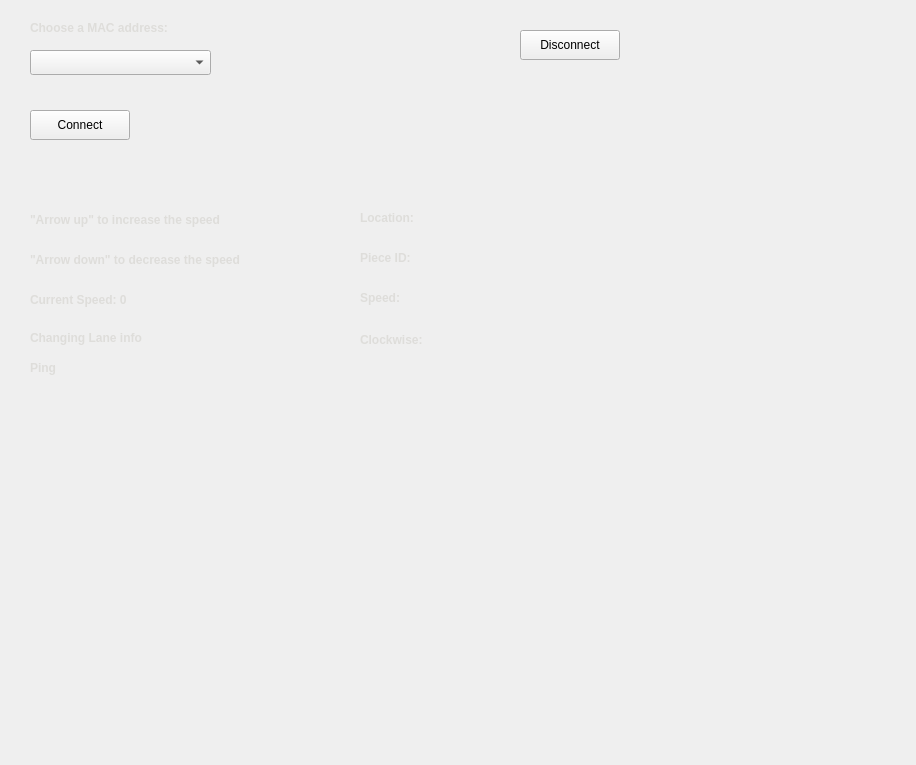
<?xml version="1.0" encoding="UTF-8"?>
<ui version="4.0">
 <class>SetConnectionWindow</class>
 <widget class="QMainWindow" name="SetConnectionWindow">
  <property name="geometry">
   <rect>
    <x>0</x>
    <y>0</y>
    <width>916</width>
    <height>765</height>
   </rect>
  </property>
  <property name="windowTitle">
   <string>Set Connection</string>
  </property>
  <widget class="QWidget" name="centralwidget">
   <widget class="QLabel" name="pimageLabel">
    <property name="geometry">
     <rect>
      <x>-10</x>
      <y>0</y>
      <width>961</width>
      <height>771</height>
     </rect>
    </property>
    <property name="pixmap">
     <pixmap>ConnectIcon.jpg</pixmap>
    </property>
    <property name="scaledContents">
     <bool>true</bool>
    </property>
   </widget>
   <widget class="QPushButton" name="connectButton">
    <property name="geometry">
     <rect>
      <x>30</x>
      <y>110</y>
      <width>100</width>
      <height>30</height>
     </rect>
    </property>
    <property name="text">
     <string>Connect</string>
    </property>
   </widget>
   <widget class="QPushButton" name="disconnectButton">
    <property name="geometry">
     <rect>
      <x>520</x>
      <y>30</y>
      <width>100</width>
      <height>30</height>
     </rect>
    </property>
    <property name="text">
     <string>Disconnect</string>
    </property>
   </widget>
   <widget class="QLabel" name="speedLabel">
    <property name="geometry">
     <rect>
      <x>30</x>
      <y>290</y>
      <width>200</width>
      <height>20</height>
     </rect>
    </property>
    <property name="text">
     <string>&lt;html&gt;&lt;head/&gt;&lt;body&gt;&lt;p&gt;&lt;span style=&quot; font-weight:600; color:#deddda;&quot;&gt;Current Speed: 0&lt;/span&gt;&lt;/p&gt;&lt;/body&gt;&lt;/html&gt;</string>
    </property>
   </widget>
   <widget class="QLabel" name="Increase_speed_lable">
    <property name="geometry">
     <rect>
      <x>30</x>
      <y>210</y>
      <width>241</width>
      <height>21</height>
     </rect>
    </property>
    <property name="text">
     <string>&lt;html&gt;&lt;head/&gt;&lt;body&gt;&lt;p&gt;&lt;span style=&quot; font-weight:600; color:#deddda;&quot;&gt;&amp;quot;Arrow up&amp;quot; to increase the speed&lt;/span&gt;&lt;/p&gt;&lt;/body&gt;&lt;/html&gt;</string>
    </property>
   </widget>
   <widget class="QLabel" name="decrease_speed_lable">
    <property name="geometry">
     <rect>
      <x>30</x>
      <y>250</y>
      <width>261</width>
      <height>20</height>
     </rect>
    </property>
    <property name="text">
     <string>&lt;html&gt;&lt;head/&gt;&lt;body&gt;&lt;p&gt;&lt;span style=&quot; font-weight:600; color:#deddda;&quot;&gt;&amp;quot;Arrow down&amp;quot; to decrease the speed&lt;/span&gt;&lt;/p&gt;&lt;/body&gt;&lt;/html&gt;</string>
    </property>
   </widget>
   <widget class="QLabel" name="label">
    <property name="geometry">
     <rect>
      <x>30</x>
      <y>20</y>
      <width>181</width>
      <height>17</height>
     </rect>
    </property>
    <property name="text">
     <string>&lt;html&gt;&lt;head/&gt;&lt;body&gt;&lt;p&gt;&lt;span style=&quot; font-weight:600; color:#deddda;&quot;&gt;Choose a MAC address:&lt;/span&gt;&lt;/p&gt;&lt;/body&gt;&lt;/html&gt;</string>
    </property>
   </widget>
   <widget class="QLabel" name="laneChangeLabel">
    <property name="geometry">
     <rect>
      <x>30</x>
      <y>330</y>
      <width>141</width>
      <height>17</height>
     </rect>
    </property>
    <property name="text">
     <string>&lt;html&gt;&lt;head/&gt;&lt;body&gt;&lt;p&gt;&lt;span style=&quot; font-weight:600; color:#deddda;&quot;&gt;Changing Lane info&lt;/span&gt;&lt;/p&gt;&lt;/body&gt;&lt;/html&gt;</string>
    </property>
   </widget>
   <widget class="QLabel" name="pingLabel">
    <property name="geometry">
     <rect>
      <x>30</x>
      <y>360</y>
      <width>67</width>
      <height>17</height>
     </rect>
    </property>
    <property name="text">
     <string>&lt;html&gt;&lt;head/&gt;&lt;body&gt;&lt;p&gt;&lt;span style=&quot; font-weight:600; color:#deddda;&quot;&gt;Ping&lt;/span&gt;&lt;/p&gt;&lt;/body&gt;&lt;/html&gt;</string>
    </property>
   </widget>
   <widget class="QLabel" name="locationLabel">
    <property name="geometry">
     <rect>
      <x>360</x>
      <y>210</y>
      <width>201</width>
      <height>17</height>
     </rect>
    </property>
    <property name="text">
     <string>&lt;html&gt;&lt;head/&gt;&lt;body&gt;&lt;p&gt;&lt;span style=&quot; font-weight:600; color:#deddda;&quot;&gt;Location:&lt;/span&gt;&lt;/p&gt;&lt;/body&gt;&lt;/html&gt;</string>
    </property>
   </widget>
   <widget class="QLabel" name="pieceLabel">
    <property name="geometry">
     <rect>
      <x>360</x>
      <y>250</y>
      <width>161</width>
      <height>17</height>
     </rect>
    </property>
    <property name="text">
     <string>&lt;html&gt;&lt;head/&gt;&lt;body&gt;&lt;p&gt;&lt;span style=&quot; font-weight:600; color:#deddda;&quot;&gt;Piece ID:&lt;/span&gt;&lt;/p&gt;&lt;/body&gt;&lt;/html&gt;</string>
    </property>
   </widget>
   <widget class="QLabel" name="speedLabel2">
    <property name="geometry">
     <rect>
      <x>360</x>
      <y>290</y>
      <width>151</width>
      <height>17</height>
     </rect>
    </property>
    <property name="text">
     <string>&lt;html&gt;&lt;head/&gt;&lt;body&gt;&lt;p&gt;&lt;span style=&quot; font-weight:600; color:#deddda;&quot;&gt;Speed:&lt;/span&gt;&lt;/p&gt;&lt;/body&gt;&lt;/html&gt;</string>
    </property>
   </widget>
   <widget class="QLabel" name="clockwiseLabel">
    <property name="geometry">
     <rect>
      <x>360</x>
      <y>330</y>
      <width>151</width>
      <height>20</height>
     </rect>
    </property>
    <property name="text">
     <string>&lt;html&gt;&lt;head/&gt;&lt;body&gt;&lt;p&gt;&lt;span style=&quot; font-weight:600; color:#deddda;&quot;&gt;Clockwise:&lt;/span&gt;&lt;/p&gt;&lt;/body&gt;&lt;/html&gt;</string>
    </property>
   </widget>
   <widget class="QComboBox" name="macComboBox">
    <property name="geometry">
     <rect>
      <x>30</x>
      <y>50</y>
      <width>181</width>
      <height>25</height>
     </rect>
    </property>
   </widget>
  </widget>
 </widget>
 <resources/>
 <connections/>
</ui>
